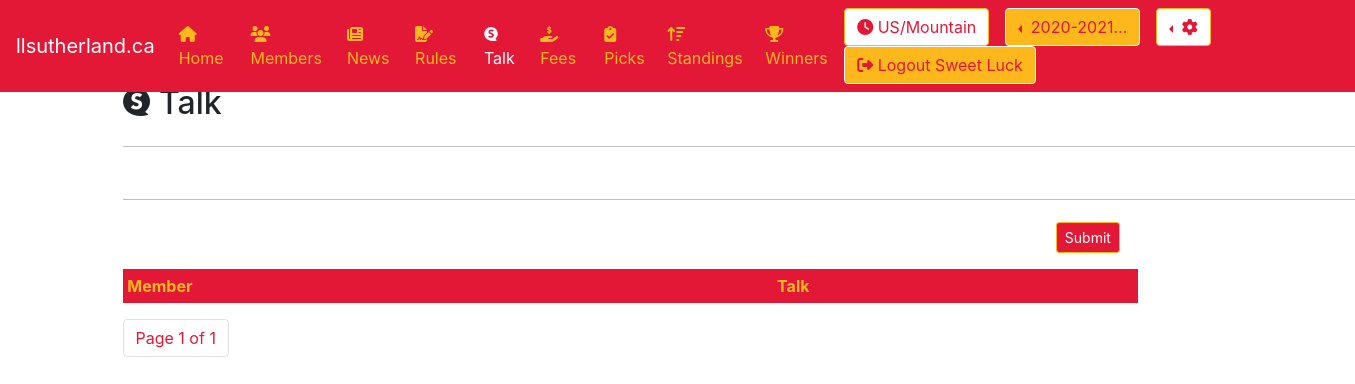
Page /talk/ (signed in) on the earlier database version.
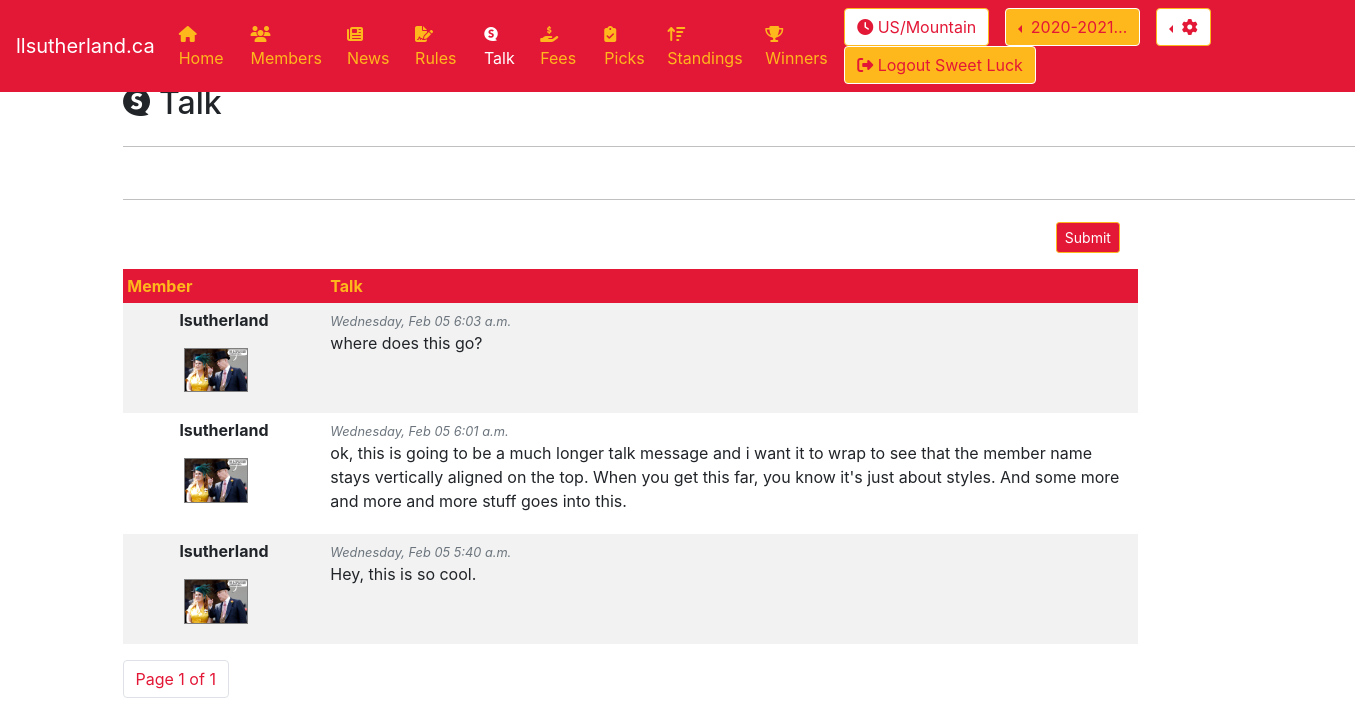
Same page on the later database version.
### pool/models.py (models this page shows, shortened)
class Talk(models.Model):
    user = models.ForeignKey(CustomUser, on_delete=models.CASCADE, blank=False, null=False)
    message = models.TextField(max_length=250, blank=False, null=False)
    effective_date = models.DateTimeField(null=True)
    effective_end_date = models.DateTimeField(null=True)

class CustomUser(AbstractUser):
    US_EST = 'US/Eastern'
    TZS = [
        ('US/Alaska', 'US/Alaska'),
        ('US/Arizona','US/Arizona'),
        ('US/Central','US/Central'),
        (US_EST,'US/Eastern'),
        ('US/Hawaii','US/Hawaii'),
        ('US/Mountain','US/Mountain'),
        ('US/Pacific','US/Pacific'),
        ('Europe/Amsterdam','Europe/Amsterdam'),
        ('Europe/Athens','Europe/Athens'),
        ('Europe/Belgrade','Europe/Belgrade'),
        ('Europe/Berlin','Europe/Berlin'),
        ('Europe/Brussels','Europe/Brussels'),
        ('Europe/Bucharest','Europe/Bucharest'),
        ('Europe/Budapest','Europe/Budapest'),
        ('Europe/Copenhagen','Europe/Copenhagen'),
        ('Europe/Dublin','Europe/Dublin'),
        ('Europe/Gibraltar','Europe/Gibraltar'),
        ('Europe/Helsinki','Europe/Helsinki'),
        ('Europe/Istanbul','Europe/Istanbul'),
        ('Europe/Kiev','Europe/Kiev'),
        ('Europe/Lisbon','Europe/Lisbon'),
        ('Europe/London','Europe/London'),
        ('Europe/Luxembourg','Europe/Luxembourg'),
        ('Europe/Madrid','Europe/Madrid'),
        ('Europe/Malta','Europe/Malta'),
        ('Europe/Moscow','Europe/Moscow'),
        ('Europe/Oslo','Europe/Oslo'),
        ('Europe/Paris','Europe/Paris'),
        ('Europe/Prague','Europe/Prague'),
        ('Europe/Rome','Europe/Rome'),
        ('Europe/Sarajevo','Europe/Sarajevo'),
        ('Europe/Stockholm','Europe/Stockholm'),
        ('Europe/Vienna','Europe/Vienna'),
        ('Europe/Volgograd','Europe/Volgograd'),
        ('Europe/Warsaw','Europe/Warsaw'),
        ('Europe/Zurich','Europe/Zurich')
    ]
    username_validator = MyValidator()
    username = models.CharField(
        _('username'),
        max_length=150,
        unique=True,
        help_text=_('Required. 150 characters or fewer. Names and numbers only.'),
        validators=[username_validator],
            error_messages={
            'unique': _("A user with that username already exists."),
        },
    )
    mobile = models.CharField(max_length=20, blank=True, null=True)
    image = models.ImageField(upload_to='profile_image', blank=True, null=True)
    favorite_team = models.ForeignKey(Team, on_delete=models.CASCADE, blank=True, null=True)
    timezone = models.CharField(max_length=50, blank=False, null=False, default=US_EST, choices=TZS)

### pool/views.py (the view, shortened to what this page needs)
# urls.py: path('talk/', TalkView.as_view(), name='talk'),
class TalkView(LoginRequiredMixin, TemplateView):
    template_name = 'talk/talk.html'
    context_object_name = 'talk'
    form_class = TalkForm
    success_url = '/talk'
    def get(self, request):
        args = get_current(request)
        items = Talk.objects.order_by('-effective_date')
        paginator = Paginator(items, 6)
        page_number = request.GET.get('page')
        page_obj = paginator.get_page(page_number)
        args.update({'talk' : items})
        args.update({'page_obj' : page_obj})
        return render(request, self.template_name, args)

### pool/views.py (called while the page is built)
def get_current(request):
    current_season = None
    current_week = None
    seasons = []
    prefs = None
    request.session['django_timezone'] = request.user.timezone
    try:
        current_season = get_current_season(request)
        current_week = get_current_week(request)
        seasons = get_seasons()
        prefs = get_preferences(request)
    except Exception as e:
        print(e)
    return {
        'preferences' : prefs,
        'current_season': current_season,
        'current_week' : current_week,
        'seasons' : seasons
    }

def get_preferences(request):
    return Preferences.objects.get(user_id = request.user.id)

def get_seasons():
    return Season.objects.order_by('-effective_date')

def get_current_season(request):
    active_season = Season.objects.get(is_active=True)
    current_season_id = request.session['current_season_id']
    if not active_season.id == current_season_id:
        request.session['current_season_id'] = active_season.id
        return Season.objects.get(id=active_season.id)
    else:
        return Season.objects.get(id=current_season_id)

### utils/season_helper.py (called while the page is built)
def get_now():
    return timezone.now()

### pool/templates/talk/talk.html (shortened to what this page needs)
{% extends 'base.html' %}
{% block body %}
<h2 class="mt-1 mb-4"><i class="fab fa-speakap"></i> Talk</h2>
<div class="row">
    <div class="col-12">
        {% include 'talk/create_talk.html' %}
    </div>
</div>
<div class="row">
    <div class="col-11">
        {% include 'talk/talk_loop.html' %}
    </div>
</div>
{% include 'pagination.html' %}
{% endblock %}

### pool/templates/talk/talk_loop.html (shortened to what this page needs)
<table class="table table-sm table-striped table-borderless">
    <thead>
    {% if user.favorite_team %}
        <tr style="background-color:{{user.favorite_team.color_01}};color:{{user.favorite_team.color_03}};border-color:{{user.favorite_team.color_03}}">
            <th>Member</th>
            <th>Talk</th>
        </tr>
    {% else %}
        <tr class="bg-primary text-white">
            <th>Member</th>
            <th>Talk</th>
        </tr>
    {% endif %}
     </thead>
<tbody>
{% for item in page_obj %}
    <tr>
        <td style="width:20%;text-align:center;vertical-align:top;">{% include 'talk/member_pic.html' %}</td>
        <td>{% include 'talk/talk_detail.html' %}</td>
    </tr>
{% endfor %}
</tbody>
</table>

### pool/templates/talk/member_pic.html
<strong data-toggle="tooltip" data-placement="top" title="{{item.user.username}}">{{item.user.username | truncatechars:11}}</strong>
<div class="media m-2 p-2 justify-content-center">
{% if item.user.image and item.user.image.url %}
    <img src="/pool{{item.user.image.url}}" class="mr-3" alt="No Image Found" width="64" style="border:1px solid gray;">
{% else %}
    <img class="mr-4" src="../../static/nfl/NFL.gif" alt="" width="64" style="border:1px solid gold;">
{% endif %}
</div>

### pool/templates/talk/talk_detail.html (shortened to what this page needs)
<small id="effEndHelp" class="form-text text-muted font-italic">{{item.effective_date|date:'l, M d g:i a'}}</small>
<p>
{{item.message}}
</p>

Differences in the rows shown:
added Talk: user.username "lsutherland", user.image (picture), effective_date "Wednesday, Feb 05 6:03 a.m.", message "where does this go?"
added Talk: user.username "lsutherland", user.image (picture), effective_date "Wednesday, Feb 05 6:01 a.m.", message "ok, this is going to be a much longer talk message and i want it to wrap to see that the member name stays vertically aligned on the top. When you get this far, you know it's just about styles. And some more and more and more stuff goes into this."
added Talk: user.username "lsutherland", user.image (picture), effective_date "Wednesday, Feb 05 5:40 a.m.", message "Hey, this is so cool."
